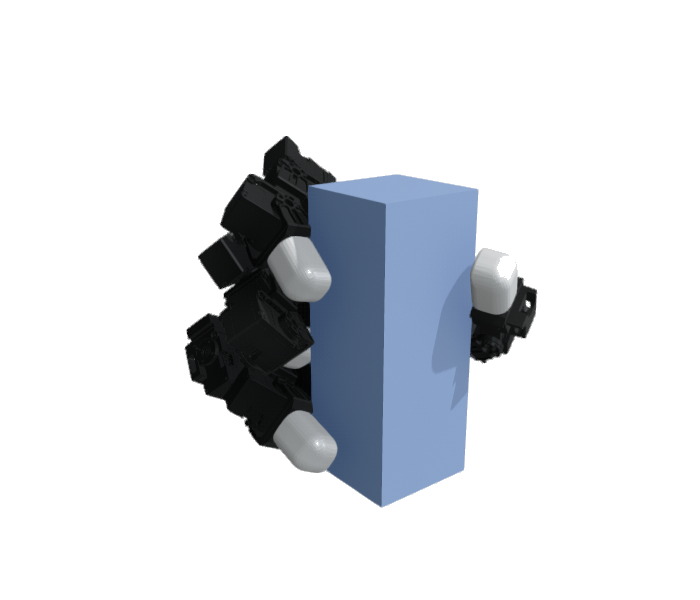
#> input picture static/images/leap_retarget/graspit_box__v0.png, 700 x 600 px
$ python _build_gallery.py
#> lines starting #> are read from the running program, lines starting #| are printed output that depends on the picture; after the words box and inside, x2 and y2 are one past the last pixel; in counts of white or black regions, pixels touching at a corner belong together
#!/usr/bin/env python3
"""Trim whitespace from LEAP retarget figures and composite into a single
3x4 collage matching the Allegro gallery style (white bg, uniform cells,
per-figure pixel scale preserved)."""
import os
from PIL import Image, ImageChops

HERE = os.path.dirname(os.path.abspath(__file__))

# Reading order = current .retarget-grid order in index.html
FIGURES = [
    "graspit_box__v0.png",
    "sns_cup__v0.png",
    "sugar_box__v0.png",
    "tennis_ball__v90.png",
    "tomato_soup_can__v0.png",
    "apple__v0.png",
    "egad_G6__v90.png",
    "cube__v0.png",
    "softball__v0.png",
    "egad_E4__v90.png",
    "egad_A4__v0.png",
    "egad_F6__v0.png",
]
COLS, ROWS = 6, 2
PAD = 28            # padding inside each cell, px
BG = (255, 255, 255)
THRESH = 8          # how far from white a pixel must be to count as content


def trim(im):
    """Crop to the bounding box of non-white content (with tolerance)."""
    rgb = im.convert("RGB")
#> rgb is the input picture: PIL image 700x600 RGB; mean R, G, B 221.5, 224.2, 228.3
    bg = Image.new("RGB", rgb.size, BG)
#> bg: PIL image 700x600 RGB; every value is 255
    diff = ImageChops.difference(rgb, bg)
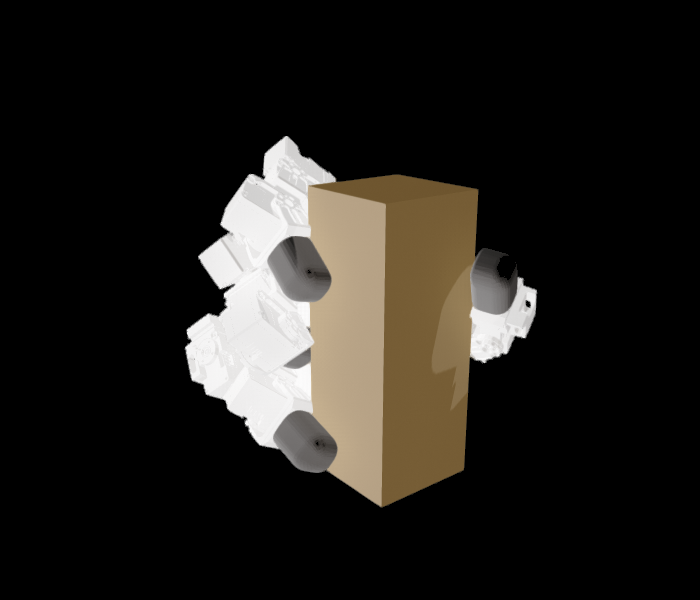
#> diff: PIL image 700x600 RGB; mean R, G, B 33.5, 30.8, 26.7
    # collapse to a mask: any channel diff > THRESH
    mask = diff.convert("L").point(lambda p: 255 if p > THRESH else 0)
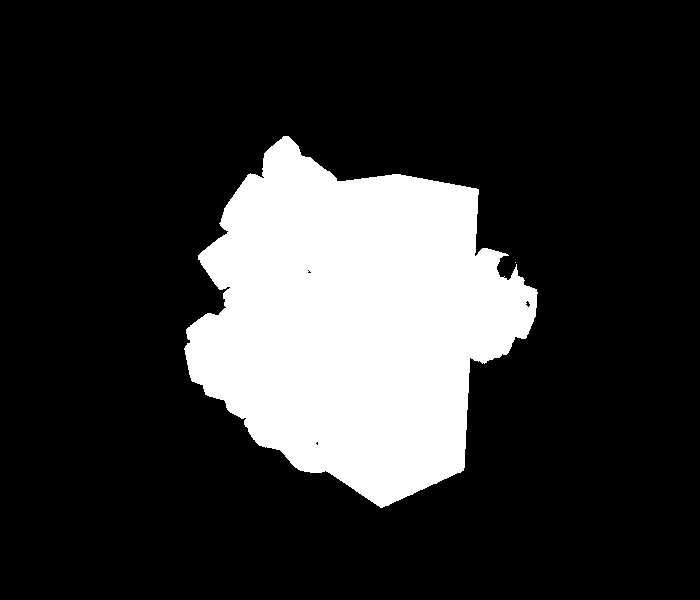
#> mask: PIL image 700x600 L; 19.7% white; 2 white regions (1 under 20 px), largest, box (x1, y1, x2, y2) and area: (184, 136, 538, 508) 82937
    bbox = mask.getbbox()
#> bbox = (184, 136, 538, 508)
    return rgb.crop(bbox) if bbox else rgb
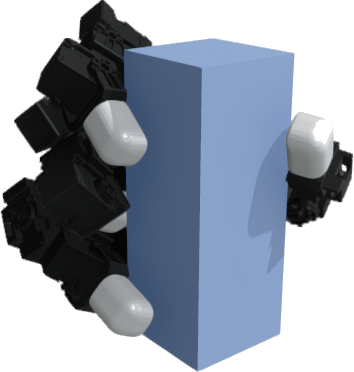
#> returned value: PIL image 354x372 RGB; mean R, G, B 148.2, 156.9, 169.7


def main():
    trimmed = []
    for name in FIGURES:
        path = os.path.join(HERE, name)
        t = trim(Image.open(path))
        trimmed.append(t)
        print(f"{name}: {Image.open(path).size} -> {t.size}")
#| graspit_box__v0.png: (700, 600) -> (354, 372)
#> pass 2 of the loop in main, `for name in FIGURES:`:
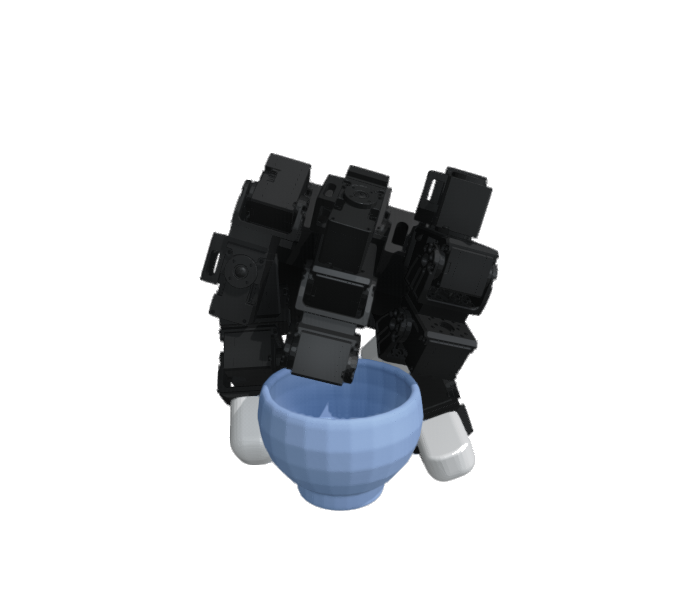
#> input picture static/images/leap_retarget/sns_cup__v0.png, 700 x 600 px
#> in trim, rgb is the input picture: PIL image 700x600 RGB; mean R, G, B 218.6, 219.8, 221.5
#> in trim (call 2), `mask = diff.convert("L").point(lambda p: 255 if p > THRESH else 0)`:
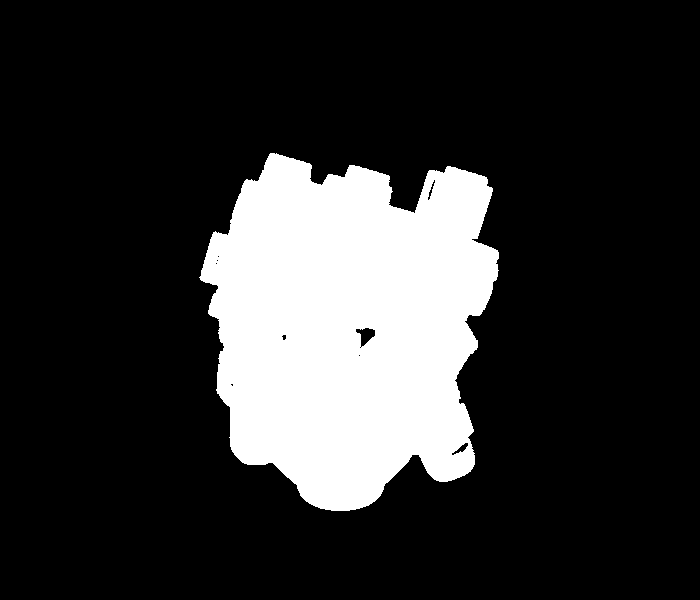
#> mask: PIL image 700x600 L; 18.7% white; 1 white region, box (x1, y1, x2, y2) and area: (199, 153, 499, 511) 78568
#> bbox = (199, 153, 499, 511)
#> in trim (call 2), `return rgb.crop(bbox) if bbox else rgb`:
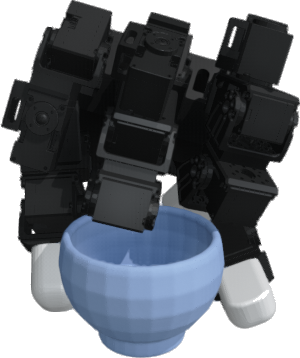
#> returned value: PIL image 300x358 RGB; mean R, G, B 112.5, 117.3, 124
#| sns_cup__v0.png: (700, 600) -> (300, 358)
#> pass 3 of the loop in main, `for name in FIGURES:`:
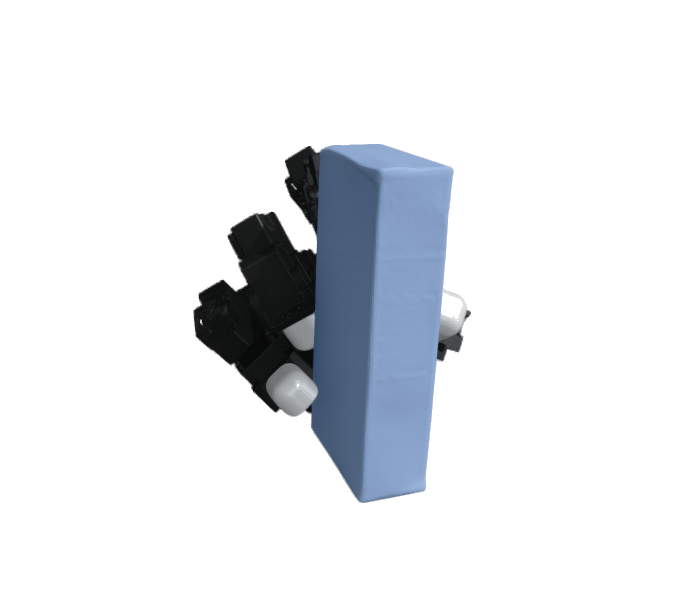
#> input picture static/images/leap_retarget/sugar_box__v0.png, 700 x 600 px
#> in trim, rgb is the input picture: PIL image 700x600 RGB; mean R, G, B 230.9, 233.2, 236.7
#> in trim (call 3), `mask = diff.convert("L").point(lambda p: 255 if p > THRESH else 0)`:
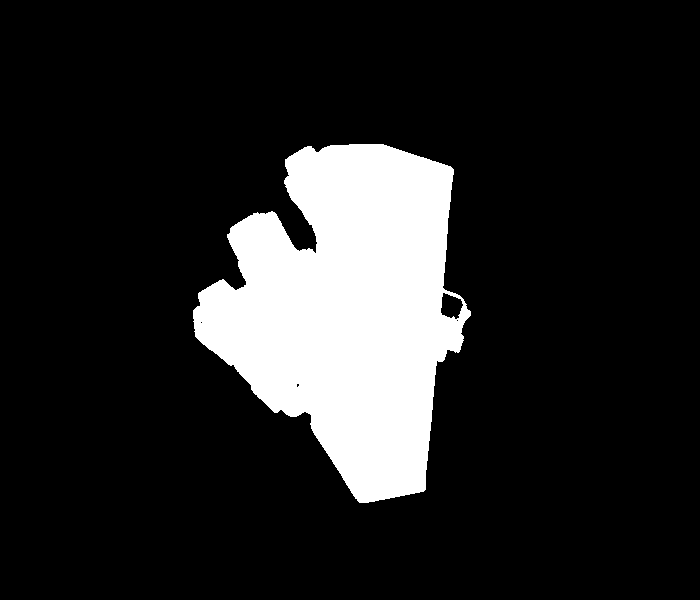
#> mask: PIL image 700x600 L; 14.7% white; 1 white region, box (x1, y1, x2, y2) and area: (193, 144, 471, 503) 61657
#> bbox = (193, 144, 471, 503)
#> in trim (call 3), `return rgb.crop(bbox) if bbox else rgb`:
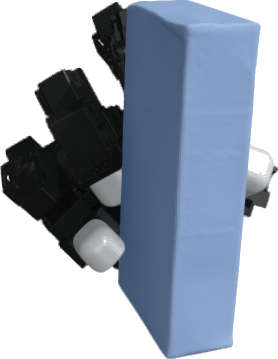
#> returned value: PIL image 278x359 RGB; mean R, G, B 153.4, 163.2, 177.8
#| sugar_box__v0.png: (700, 600) -> (278, 359)
#> the loop made 7 passes; the first 3 are shown

    cw = max(t.width for t in trimmed) + 2 * PAD
    ch = max(t.height for t in trimmed) + 2 * PAD
    print(f"cell = {cw}x{ch}  canvas = {cw*COLS}x{ch*ROWS}")

    canvas = Image.new("RGB", (cw * COLS, ch * ROWS), BG)
    for i, t in enumerate(trimmed):
        r, c = divmod(i, COLS)
        x = c * cw + (cw - t.width) // 2
        y = r * ch + (ch - t.height) // 2
        canvas.paste(t, (x, y))

    out = os.path.join(HERE, "leap_gallery_2x6.png")
    canvas.save(out)
    print(f"wrote {out}  {canvas.size}")


if __name__ == "__main__":
#> (the run stopped early here; a loop or call above may not have finished)
